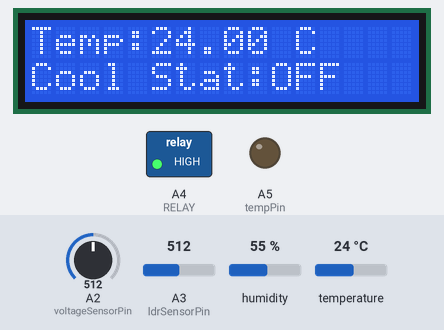
Bench run of a sketch on a simulated Arduino Uno, built with avr-gcc and run on an emulated ATmega328P. Shown: 16×2 character LCD, switched loads named in the sketch (green lamp = pin HIGH), output pins drawn as LEDs (lit = HIGH). The test bench sets the inputs (shaded band); at power-on: temperature 24 °C, A2 (voltageSensorPin) = 512, A3 (ldrSensorPin) = 512, humidity 55 %. No radio packets arrive unless stated; pins used as bus, display or sensor lines are not drawn; what the sketch prints to the serial monitor is not drawn.

Above: at 1.2 s.
1.3 s: temperature set to 34 °C
At 2.9 s:
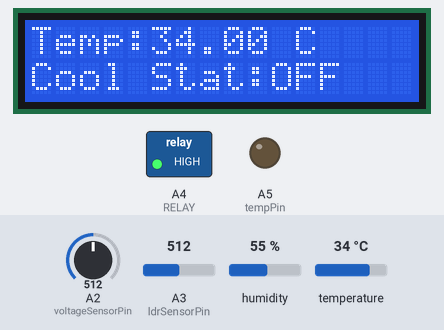
4.0 s: temperature set to 37 °C
At 5.9 s:
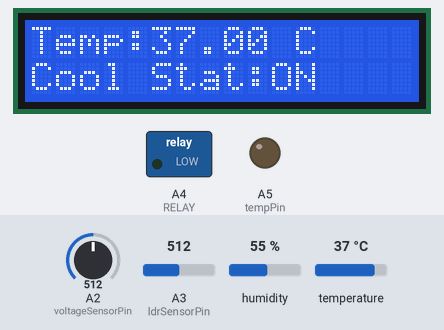
6.7 s: temperature set to 12 °C
At 9.9 s:
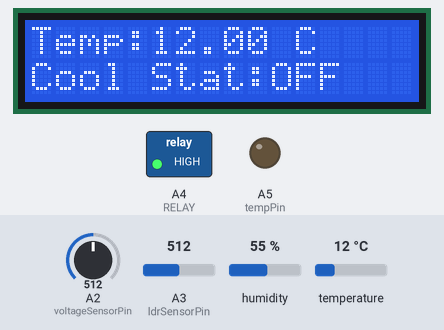
Timing chart, 0 to 11.4 s (numbered marks = the images above; inputs shaded):
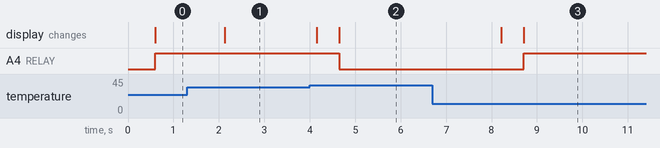

The sketch:

node4_combination.ino
```cpp
#include <RF24.h>
#include <RF24Network.h>
#include <SPI.h>
#include <math.h>
#include "LiquidCrystal.h"
#include "DHT.h"

#define DHTPIN 9
#define DHTTYPE DHT11
DHT dht(DHTPIN, DHTTYPE);

RF24 radio(7, 8);               // nRF24L01 (CE,CSN)
RF24Network network(radio);      // Include the radio in the network
const uint16_t this_node = 04;   // Address of this node in Octal format ( 04,031, etc)
const uint16_t node00 = 00;
char toSend[24];

const int currentSensorPin = A1;
const int voltageSensorPin = A2;
const int ldrSensorPin = A3;

const int RELAY=A4;
LiquidCrystal lcd(6, 10, 5, 4, 3, 2);

const int tempPin=A5;


void setup()
{
  lcd.begin(16, 2);
  lcd.clear();
  pinMode(RELAY, OUTPUT);

  pinMode(tempPin,A5);
  pinMode(currentSensorPin, INPUT);
  pinMode(voltageSensorPin, INPUT);
  pinMode(ldrSensorPin, INPUT);

  dht.begin();
  Serial.begin(9600);

  SPI.begin();
  radio.begin();
  radio.setPALevel(RF24_PA_MIN);
  network.begin(90, this_node);  //(channel, node address)

}
void loop()
{
 float Tc = dht.readTemperature();


  lcd.setCursor(0, 0);
  lcd.print("Temp:");
  lcd.print(String(Tc));
  lcd.print(" C ");
  delay(500);  // wait 0.5 seconds before sampling temperature again


  if (Tc > 35) digitalWrite(RELAY, !HIGH), lcd.setCursor(0, 1), lcd.print("Cool Stat:ON "), delay(500);
  else digitalWrite(RELAY, !LOW), lcd.setCursor(0, 1), lcd.print("Cool Stat:OFF"), delay(500);

  readSendData();

  delay(1000);
}

void readSendData()
{
  network.update();
  RF24NetworkHeader header(node00);     // (Address where the data is going)

  float voltage = getVoltage();
  float current = voltage*10;
  float lux = getLux();

  String message = "node4,";
  message += String(current);
  message += ",";
  message += String(voltage);
  message += ",";
  message += String(lux);
  message.toCharArray(toSend, 24);

  bool ok = network.write(header, &toSend, sizeof(toSend)); // Send the data
  Serial.println(message);

  if (ok)
  {
    Serial.println("Message sent.");
  }
  else
  {
    Serial.println("Message not sent.");
  }
}

float getCurrent()
{
  // 2A ACS712 have a sensitivity of 100mV/1A.

  float reading = analogRead(currentSensorPin);
  float acsOffset = 0.0;

  float current = (reading * (5000.0 / 1023.0) - acsOffset) * (1 / 100);

  return current;
}

float getVoltage()
{
  // Sensor is just a voltage divider.

  float reading = analogRead(voltageSensorPin);
  float R1 = 30000;
  float R2 = 7500;

  float voltage = reading * (5.0 / 1023.0) * ((R1 + R2) / R2);

  return voltage;
}

float getLux()
{
  // 5V-LDR-3.3k-Gnd

  float reading = analogRead(ldrSensorPin);

  float voltageReading = reading * (5.0 / 1023.0);

  float lux = (250.0 / voltageReading) - 50.0;

  return lux;
}
```

Measured:
- the behaviour switches between 35 and 36 °C on temperature (found by bisection; images 1 and 2)
- after the input at 1.3 s, the display: changes after 0.82 s (image 1)
- after the input at 4.0 s, A4 (RELAY): HIGH → LOW after 0.65 s; the display: first changes after 0.15 s (image 2 shows a later state)
- after the input at 6.7 s, A4 (RELAY): LOW → HIGH after 2.0 s; the display: first changes after 1.5 s (image 3 shows a later state)
